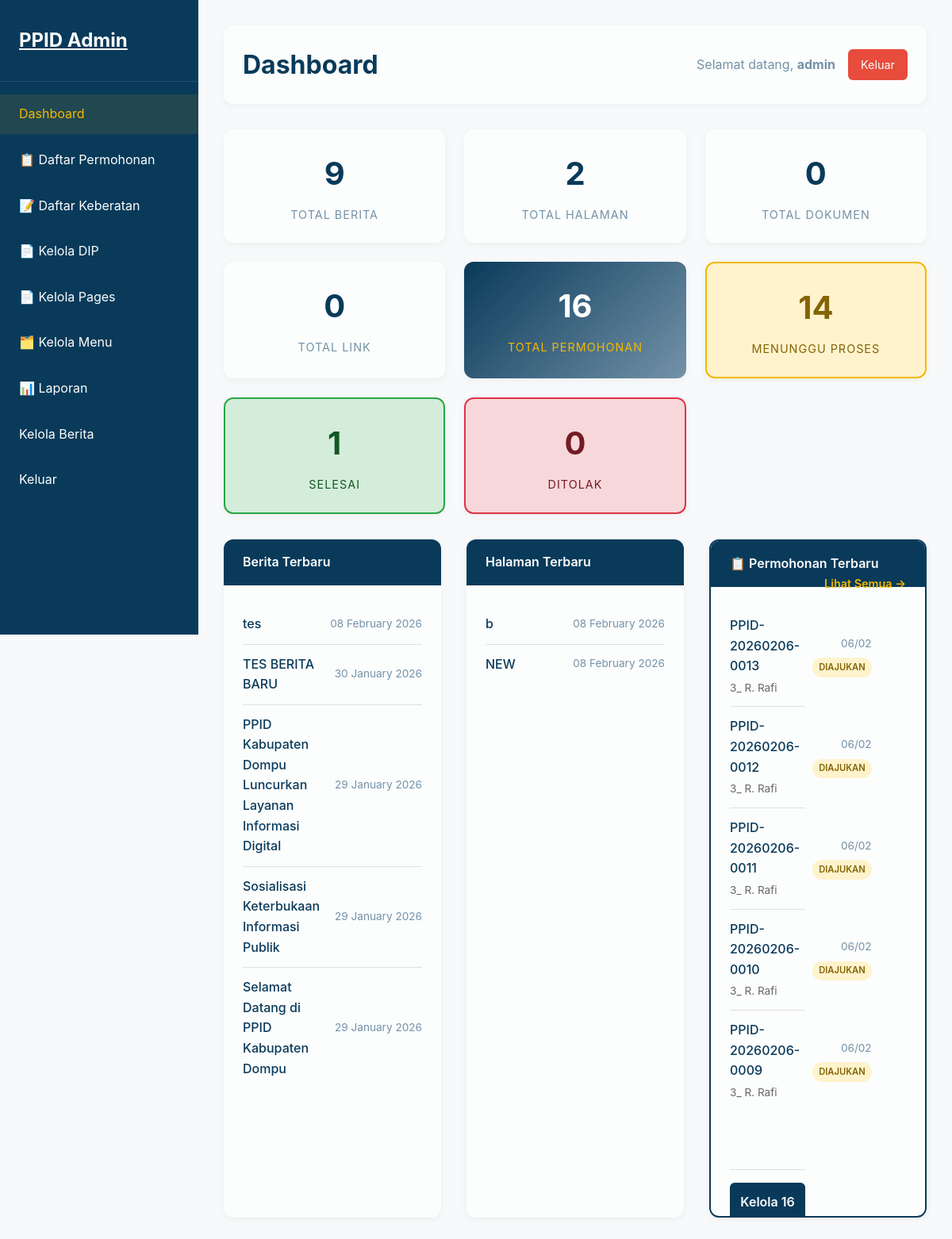
Page /admin/dashboard.php (signed in) on the committed database.
### tables this page shows
CREATE TABLE `news` (
  `id` int(11) NOT NULL,
  `title` varchar(255) NOT NULL,
  `kategori` varchar(100) NOT NULL,
  `slug` varchar(255) NOT NULL,
  `excerpt` text DEFAULT NULL,
  `content` text DEFAULT NULL,
  `image` varchar(255) DEFAULT NULL,
  `status` enum('draft','published') DEFAULT 'published',
  `created_at` timestamp NOT NULL DEFAULT current_timestamp(),
  `updated_at` timestamp NOT NULL DEFAULT current_timestamp() ON UPDATE current_timestamp()
);

CREATE TABLE `pages` (
  `id` int(11) NOT NULL,
  `title` varchar(255) NOT NULL,
  `slug` varchar(255) NOT NULL,
  `content` text DEFAULT NULL,
  `created_at` timestamp NOT NULL DEFAULT current_timestamp(),
  `updated_at` timestamp NOT NULL DEFAULT current_timestamp() ON UPDATE current_timestamp()
);

CREATE TABLE `permohonan_informasi` (
  `id` int(11) NOT NULL,
  `nomor_registrasi` varchar(50) NOT NULL,
  `nama_pemohon` varchar(150) NOT NULL,
  `email` varchar(100) NOT NULL,
  `no_hp` varchar(20) DEFAULT NULL,
  `alamat` text DEFAULT NULL,
  `informasi_diminta` text NOT NULL,
  `tujuan_penggunaan` text DEFAULT NULL,
  `cara_memperoleh` enum('melihat','salinan','softcopy') NOT NULL,
  `status` enum('diajukan','diproses','ditolak','selesai') DEFAULT 'diajukan',
  `created_at` timestamp NOT NULL DEFAULT current_timestamp()
);

### includes/config.php (called while the page is built, shortened)
<?php
function formatDate($date) {
    return date('d F Y', strtotime($date));
}
function buildUrl($url) {
    $url = trim((string)$url);
    return rtrim(BASE_URL, '/') . '/' . ltrim($url, '/');
}
?>

### admin/dashboard.php (the view, shortened to what this page needs)
<?php
require_once '../includes/config.php';
require_once '../includes/permohonan_service.php';
function tableExists($conn, $tableName) {
    $stmt = $conn->prepare("SELECT 1 FROM information_schema.tables WHERE table_schema = DATABASE() AND table_name = ? LIMIT 1");
    $stmt->bind_param("s", $tableName);
    $stmt->execute();
    $res = $stmt->get_result();
    return $res && $res->num_rows > 0;
}
function safeCount($conn, $tableName) {
    if (!tableExists($conn, $tableName)) {
        return 0;
    }
    $q = $conn->query("SELECT COUNT(*) as count FROM `{$tableName}`");
    $row = $q->fetch_assoc();
    return (int)($row['count'] ?? 0);
}
function safeRecent($conn, $tableName, $limit = 5) {
    if (!tableExists($conn, $tableName)) {
        return null;
    }
    $limit = max(1, (int)$limit);
    $q = $conn->query("SELECT title, created_at FROM `{$tableName}` ORDER BY created_at DESC LIMIT {$limit}");
    return $q ?: null;
}
$total_news = safeCount($conn, 'news');
$total_pages = safeCount($conn, 'pages');
$total_documents = safeCount($conn, 'documents');
$total_links = safeCount($conn, 'external_links');
$permohonan_stats = [
    'total' => 0,
    'diajukan' => 0,
    'diproses' => 0,
    'selesai' => 0,
    'ditolak' => 0
];
if (tableExists($conn, 'permohonan_informasi')) {
    $stmt = $conn->prepare("SELECT status, COUNT(*) as count FROM permohonan_informasi GROUP BY status");
    $stmt->execute();
    $result = $stmt->get_result();
    while ($row = $result->fetch_assoc()) {
        $permohonan_stats[$row['status']] = $row['count'];
        $permohonan_stats['total'] += $row['count'];
    }
}
$recent_permohonan = null;
if (tableExists($conn, 'permohonan_informasi')) {
    $q = $conn->query("SELECT nomor_registrasi, nama_pemohon, status, created_at FROM permohonan_informasi ORDER BY created_at DESC LIMIT 5");
    $recent_permohonan = $q ?: null;
}
$recent_news = safeRecent($conn, 'news', 5);
$recent_pages = safeRecent($conn, 'pages', 5);
?>
<!DOCTYPE html>
<html lang="id">
<head>
    <link rel="stylesheet" href="../css/style.css">
</head>
<body class="admin-body admin-dashboard">
    <div class="admin-container">
        <div class="sidebar" id="sidebar">
            <div class="sidebar-header">
                <h2><a href="<?php echo buildUrl('index.php'); ?>" style="color: #FCFDFD;">PPID Admin</a></h2>
            </div>
            <div class="sidebar-menu">
                <ul>
                    <li><a href="<?php echo buildUrl('admin/dashboard.php'); ?>" class="active">Dashboard</a></li>
                        <li><a href="<?php echo buildUrl('admin/permohonan/index.php'); ?>">📋 Daftar Permohonan</a></li>
                        <li><a href="<?php echo buildUrl('admin/keberatan/index.php'); ?>">📝 Daftar Keberatan</a></li>
                        <li><a href="<?php echo buildUrl('admin/dip/index.php'); ?>">📄 Kelola DIP</a></li>
                    <li><a href="<?php echo buildUrl('admin/pages/index.php'); ?>">📄 Kelola Pages</a></li>
                    <li><a href="<?php echo buildUrl('admin/menus/index.php'); ?>">🗂️ Kelola Menu</a></li>
                    <li><a href="<?php echo buildUrl('admin/laporan.php'); ?>">📊 Laporan</a></li>
                    <li><a href="<?php echo buildUrl('pages/berita.php'); ?>">Kelola Berita</a></li>
                    <li><a href="<?php echo buildUrl('admin/logout.php'); ?>">Keluar</a></li>
                </ul>
            </div>
        </div>
        <div class="main-content">
            <div class="content-header">
                <h1>Dashboard</h1>
                <div class="user-info">
                    <span>Selamat datang, <strong><?php echo $_SESSION['username']; ?></strong></span>
                    <a href="<?php echo buildUrl('admin/logout.php'); ?>" class="btn-logout">Keluar</a>
                </div>
            </div>
            <div class="stats-grid">
                <div class="stat-card">
                    <div class="stat-number"><?php echo $total_news; ?></div>
                    <div class="stat-label">Total Berita</div>
                </div>
                <div class="stat-card">
                    <div class="stat-number"><?php echo $total_pages; ?></div>
                    <div class="stat-label">Total Halaman</div>
                </div>
                <div class="stat-card">
                    <div class="stat-number"><?php echo $total_documents; ?></div>
                    <div class="stat-label">Total Dokumen</div>
                </div>
                <div class="stat-card">
                    <div class="stat-number"><?php echo $total_links; ?></div>
                    <div class="stat-label">Total Link</div>
                </div>
                <div class="stat-card" style="background: linear-gradient(135deg, #093A5A, #7392A8); color: white;">
                    <div class="stat-number" style="color: white;"><?php echo $permohonan_stats['total']; ?></div>
                    <div class="stat-label" style="color: #F4B800;">Total Permohonan</div>
                </div>
                <div class="stat-card" style="background: #fff3cd; border: 2px solid #F4B800;">
                    <div class="stat-number" style="color: #856404;"><?php echo $permohonan_stats['diajukan']; ?></div>
                    <div class="stat-label" style="color: #856404;">Menunggu Proses</div>
                </div>
                <div class="stat-card" style="background: #d4edda; border: 2px solid #28a745;">
                    <div class="stat-number" style="color: #155724;"><?php echo $permohonan_stats['selesai']; ?></div>
                    <div class="stat-label" style="color: #155724;">Selesai</div>
                </div>
                <div class="stat-card" style="background: #f8d7da; border: 2px solid #dc3545;">
                    <div class="stat-number" style="color: #721c24;"><?php echo $permohonan_stats['ditolak']; ?></div>
                    <div class="stat-label" style="color: #721c24;">Ditolak</div>
                </div>
            </div>
            <div class="dashboard-grid">
                <div class="dashboard-card">
                    <div class="card-header">Berita Terbaru</div>
                    <div class="card-content">
                        <ul class="recent-list">
                            <?php if ($recent_news): ?>
                                <?php while ($news = $recent_news->fetch_assoc()): ?>
                                    <li>
                                        <span class="recent-title"><?php echo htmlspecialchars($news['title']); ?></span>
                                        <span class="recent-date"><?php echo formatDate($news['created_at']); ?></span>
                                    </li>
                                <?php endwhile; ?>
                            <?php endif; ?>
                        </ul>
                    </div>
                </div>
                <div class="dashboard-card">
                    <div class="card-header">Halaman Terbaru</div>
                    <div class="card-content">
                        <ul class="recent-list">
                            <?php if ($recent_pages): ?>
                                <?php while ($page = $recent_pages->fetch_assoc()): ?>
                                    <li>
                                        <span class="recent-title"><?php echo htmlspecialchars($page['title']); ?></span>
                                        <span class="recent-date"><?php echo formatDate($page['created_at']); ?></span>
                                    </li>
                                <?php endwhile; ?>
                            <?php endif; ?>
                        </ul>
                    </div>
                </div>
                <div class="dashboard-card" style="border: 2px solid #093A5A;">
                    <div class="card-header" style="background: #093A5A; color: #FCFDFD;">
                        📋 Permohonan Terbaru
                        <a href="<?php echo buildUrl('admin/permohonan/index.php'); ?>" style="float: right; color: #F4B800; text-decoration: none; font-size: 0.9rem;">Lihat Semua →</a>
                    </div>
                    <div class="card-content">
                        <ul class="recent-list">
                            <?php if ($recent_permohonan): ?>
                                <?php while ($permohonan = $recent_permohonan->fetch_assoc()): ?>
                                    <li>
                                        <div style="flex: 1;">
                                            <div class="recent-title" style="margin-bottom: 0.25rem;">
                                                <?php echo htmlspecialchars($permohonan['nomor_registrasi']); ?>
                                            </div>
                                            <div style="color: #666; font-size: 0.85rem;">
                                                <?php echo htmlspecialchars($permohonan['nama_pemohon']); ?>
                                            </div>
                                        </div>
                                        <div style="text-align: right;">
                                            <span class="recent-date" style="display: block; margin-bottom: 0.25rem;">
                                                <?php echo date('d/m', strtotime($permohonan['created_at'])); ?>
                                            </span>
                                            <span style="
                                                display: inline-block;
                                                padding: 0.2rem 0.5rem;
                                                border-radius: 12px;
                                                font-size: 0.7rem;
                                                font-weight: 600;
                                                text-transform: uppercase;
                                                <?php
                                                $statusColors = [
                                                    'diajukan' => 'background: #fff3cd; color: #856404;',
                                                    'diproses' => 'background: #cce5ff; color: #004085;',
                                                    'selesai' => 'background: #d4edda; color: #155724;',
                                                    'ditolak' => 'background: #f8d7da; color: #721c24;'
                                                ];
                                                echo $statusColors[$permohonan['status']] ?? '';
                                                ?>
                                            ">
                                                <?php
                                                $statusLabels = [
                                                    'diajukan' => 'Diajukan',
                                                    'diproses' => 'Diproses',
                                                    'selesai' => 'Selesai',
                                                    'ditolak' => 'Ditolak'
                                                ];
                                                echo $statusLabels[$permohonan['status']] ?? $permohonan['status'];
                                                ?>
                                            </span>
                                        </div>
                                    </li>
                                <?php endwhile; ?>
                            <?php endif; ?>
                        </ul>
                        <?php if ($permohonan_stats['total'] > 0): ?>
                            <div style="margin-top: 1rem; padding-top: 1rem; border-top: 1px solid #e0e0e0;">
                                <a href="<?php echo buildUrl('admin/permohonan/index.php'); ?>" style="
                                    display: block;
                                    text-align: center;
                                    background: #093A5A;
                                    color: #FCFDFD;
                                    padding: 0.75rem;
                                    border-radius: 6px;
                                    text-decoration: none;
                                    font-weight: 600;
                                    transition: all 0.3s ease;
                                " onmouseover="this.style.background='#7392A8'" onmouseout="this.style.background='#093A5A'">
                                    Kelola <?php echo $permohonan_stats['total']; ?> Permohonan
                                </a>
                            </div>
                        <?php endif; ?>
                    </div>
                </div>
            </div>
        </div>
    </div>
</body>
</html>

### rows in the picture
news: title "tes", created_at "08 February 2026"
news: title "TES BERITA BARU", created_at "30 January 2026"
news: title "PPID Kabupaten Dompu Luncurkan Layanan Informasi Digital", created_at "29 January 2026"
news: title "Sosialisasi Keterbukaan Informasi Publik", created_at "29 January 2026"
news: title "Selamat Datang di PPID Kabupaten Dompu", created_at "29 January 2026"
pages: title "b", created_at "08 February 2026"
pages: title "NEW", created_at "08 February 2026"
permohonan_informasi: nomor_registrasi "PPID-20260206-0013", nama_pemohon "3_ R. Rafi", created_at "06/02", status "DIAJUKAN"
permohonan_informasi: nomor_registrasi "PPID-20260206-0012", nama_pemohon "3_ R. Rafi", created_at "06/02", status "DIAJUKAN"
permohonan_informasi: nomor_registrasi "PPID-20260206-0011", nama_pemohon "3_ R. Rafi", created_at "06/02", status "DIAJUKAN"
permohonan_informasi: nomor_registrasi "PPID-20260206-0010", nama_pemohon "3_ R. Rafi", created_at "06/02", status "DIAJUKAN"
permohonan_informasi: nomor_registrasi "PPID-20260206-0009", nama_pemohon "3_ R. Rafi", created_at "06/02", status "DIAJUKAN"

### other values in the picture
$_SESSION['username'] "admin"
$total_news "9"
$total_pages "2"
$total_documents "0"
$total_links "0"
$permohonan_stats['total'] "16"
$permohonan_stats['diajukan'] "14"
$permohonan_stats['selesai'] "1"
$permohonan_stats['ditolak'] "0"
